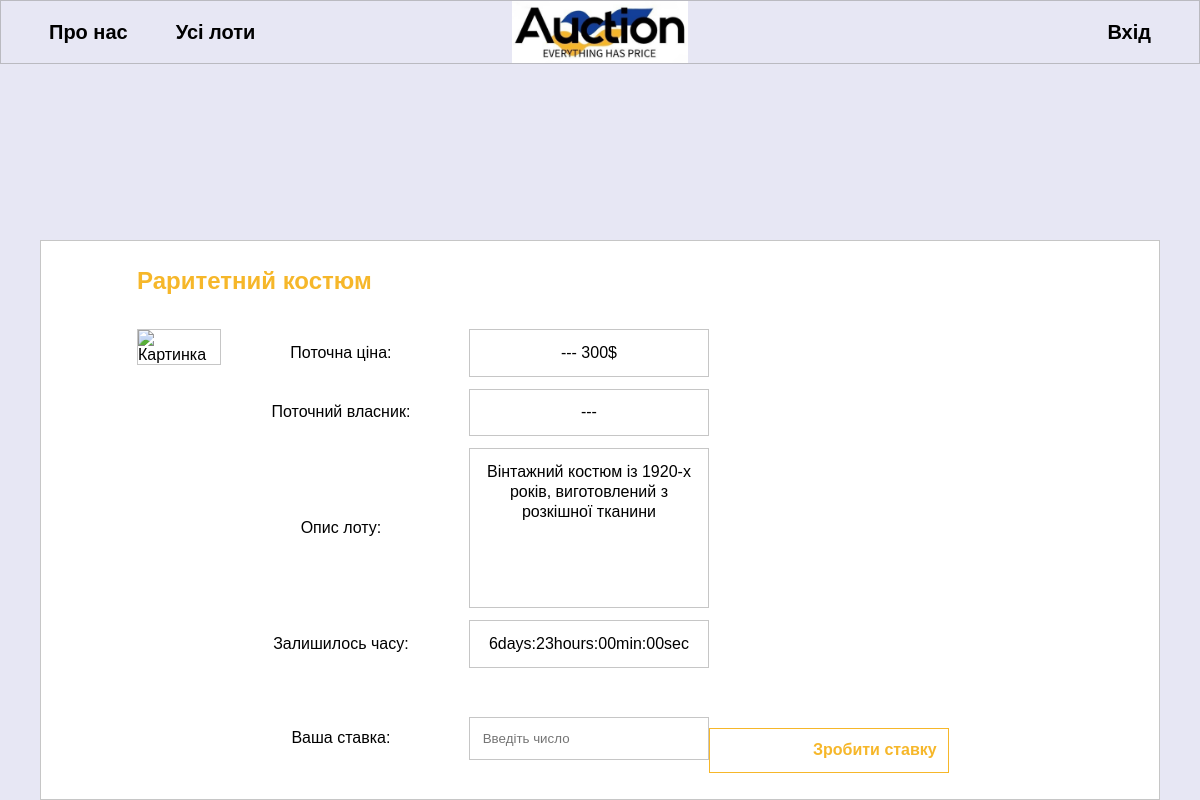
The page /posts/4 on the database its author committed.
### models.py (models this page shows, shortened)
class Lot(db.Model):
    id = db.Column(db.Integer, primary_key=True)
    title = db.Column(db.String(100), nullable=False)
    descr = db.Column(db.String(3000), nullable=False)
    min_val = db.Column(db.Integer, nullable=False)
    current_val = db.Column(db.Integer)
    photo = db.Column(db.BLOB)
    date = db.Column(db.DateTime, default=datetime.now())
    owner_id = db.Column(db.Integer)
    current_owner_id = db.Column(db.Integer)
    status = db.Column(db.String(10), default='Active')

### routes.py (the view, shortened to what this page needs)
@app.route('/posts/<int:id>', methods=['POST', 'GET'])
def post_detail(id):
    upload_date()
    lot = Lot.query.get(id)
    user = User.query.get(lot.current_owner_id)
    lot_start_date = lot.date
    lot_duration_days = 7  # Замініть це на тривалість свого лоту в днях
    lot_end_date = lot_start_date + timedelta(days=lot_duration_days)
    time_remaining = lot_end_date - datetime.now()
    days = time_remaining.days
    hours, remainder = divmod(time_remaining.seconds, 3600)
    minutes, seconds = divmod(remainder, 60)
    time_remaining_formatted = f"{days}days:{hours:02d}hours:{minutes:02d}min:{seconds:02d}sec"
    return render_template("post_detail.html", lot=lot, user=user, date=time_remaining_formatted)

### routes.py (called while the page is built)
def upload_date():
    lots = Lot.query.filter_by(status='Active').all()
    now = datetime.now()
    for lot in lots:
        if now - lot.date >= timedelta(days=7):
            lot.status = 'Inactive'
    db.session.commit()

@app.after_request
def redirect_to_signin(response):
    if response.status_code == 401:
        return redirect(url_for('login_page') + "?next=" + request.url)
    return response

### templates/post_detail.html (shortened to what this page needs)
{% extends 'base.html' %}
{% block links %}
<link rel="stylesheet" href="{{ url_for('static', filename='css/lotview.css') }}">
{% endblock %}
{% block body %}
<div class="form-container">
    <div class="login-group">
        <p class="title">{{ lot.title }}</p>
    </div>
    <div class="setting-group">
        <div class="img-form">
            <label for="imageInput">
                <img id="img-button" src="{{ url_for('avatar') }}" alt="Картинка">
            </label>
        </div>
        <div class="input-right">
            <div class="input-group">
                <label for="name">Поточна ціна:</label>
                {% if lot.current_val == None %}
                <label class="after" for="name">--- {{ lot.min_val }}$</label>
                {% else %}
                <label class="after" for="name">{{ lot.current_val }}$</label>
                {% endif %}
            </div>
            <div class="input-group">
                <label for="name">Поточний власник: </label>
                {% if lot.current_val == None %}
                <label class="after" for="name">---</label>
                {% else %}
                <label class="after" for="name">{{ user.name }}</label>
                {% endif %}
            </div>
            <div class="input-group">
                <label for="text">Опис лоту:</label>
                <label class="after-after" for="name">{{ lot.descr }}</label>
            </div>
            <div class="input-group">
                <label for="text">Залишилось часу:</label>
                {% if lot.status == 'Active' %}
                <label class="after" for="name">{{ date }}</label>
                {% else %}
                <label class="after" for="name">час вийшов</label>
                {% endif %}
            </div>
            <form action="{{ url_for('post_detail', id=lot.id) }}" class="input-group" method='POST'>
                <div class="input-group">
                    <label for="price">Ваша ставка:</label>
                    <input id='price' name="price" type="number" placeholder="Введіть число">
                </div>
                    <button type="submit" class="create" >Зробити ставку</button>
            </form>
        </div>
    </div>
</div>
{% endblock %}

### static/css/lotview.css (style rules this page uses)
* { margin: 0; padding: 0; box-sizing: border-box; font-family: Arial, Helvetica, sans-serif; }
body { background: rgba(197, 197, 230, 0.411); display: flex; flex-direction: column; justify-content: space-between; align-items: center; height: 100vh; }
.form-container { width: 70rem; height: 35rem; border: 1px solid #92929284; background-color: #ffffff; padding: 1.5rem 6rem 0 6rem; }
.title { color: #F6B72A; margin-right: 1rem; text-align: left; font-size: 1.5rem; line-height: 2rem; font-weight: 700; }
.setting-group { margin-top: 1.25rem; display: flex; justify-content: space-between; }
button { text-align: center; font-size: 1rem; line-height: 1.3rem; font-weight: 700; padding: 0.7rem; margin: 3rem 0 0.75rem 0; width: 15rem; color: #F6B72A; background-color: #ffffff; border: 1px solid #F6B72A; }
#img-button { background-image: none; border: 1px solid #92929284; margin-top: 0.75rem; width: 15rem; height: 15rem; }
.input-right { width: 54rem; }
.input-group { display: flex; align-items: center; margin-top: 0.75rem; font-size: 1rem; line-height: 1.25rem; }
.input-group label { text-align: center; width: 15rem; display: block; color: #000000; margin-right: 0.5rem; }
.after { width: 24rem; border: 1px solid #92929284; padding: 0.8rem 0.8rem; }
.after-after { height: 10rem; width: 24rem; border: 1px solid #92929284; padding: 0.8rem 0.8rem; }
.input-group input { width: 15rem; border: 1px solid #92929284; background-color: #ffffff; padding: 0.8rem 0.8rem; color: #000000; }
.create { display: flex; justify-content: right; }

### static/css/main.css (style rules this page uses)
body, html { font-family: Arial, Helvetica, sans-serif; }

### rows shown on the page
Lot: title "Раритетний костюм", min_val "300", descr "Вінтажний костюм із 1920-х років, виготовлений з розкішної тканини"

### other values the page prints
{{ date }} "6days:23hours:00min:00sec"
